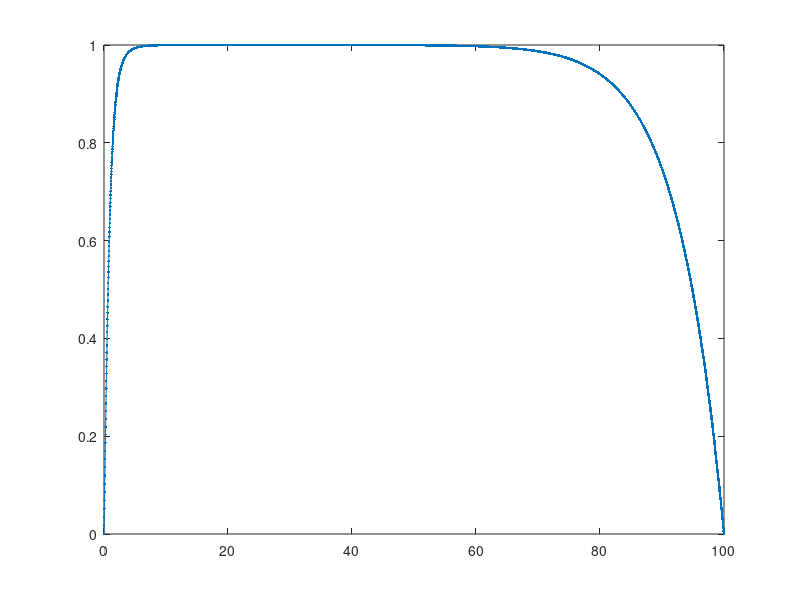

MATLAB code for this plot:
function F=driver

% clear the console screen
clc; close all;clf
% load the data structure with info pertaining to the physical problem
dat.diff=@diffu;
dat.siga=@siga;
dat.esrc=@esrc;
dat.width=100;
bc.left.type=2; %0=neumann, 1=robin, 2=dirichlet
bc.left.C=0; % (that data is C in: -Ddu/dn=C // u/4+D/2du/dn=C // u=C)
bc.rite.type=2;
bc.rite.C=0;
dat.bc=bc; clear bc;

% load the numerical parameters, npar, structure pertaining to numerics
% number of elements
npar.nel = 5000;
% domain
npar.x = linspace(0,dat.width,npar.nel+1);
% polynomial degree
npar.porder=1;
% nbr of dofs per variable
npar.ndofs = npar.porder*npar.nel+1;
% connectivity
gn=zeros(npar.nel,npar.porder+1);
gn(1,:)=linspace(1,npar.porder+1,npar.porder+1);
for iel=2:npar.nel
    gn(iel,:)=[gn(iel-1,end) , gn(iel-1,2:end)+npar.porder ];
end
npar.gn=gn; clear gn;

% solve system
F = solve_fem3(dat,npar);
% plot
figure(1)
plot(npar.x,F,'.-'); hold all
% % verification is always good
% verif_diff_eq(dat)

return
end

%%%%%%%%%%%%%%%%%%%%%%%%%%%%%%%%%%%%%

function u=solve_fem3(dat,npar)

% initial guess
% (not needed if a direct method is used to solve the linear system)
u=ones(npar.ndofs,1);

% assemble the matrix and the rhs
[A,b]=assemble_system(npar,dat);

% solve
u=A\b;

return
end
%%%%%%%%%%%%%%%%%%%%%%%%%%%%%%%%%%%%%

function [A,rhs]=assemble_system(npar,dat)
% assemble the matrix, the rhs, apply BC

% shortcuts
porder= npar.porder;
gn    = npar.gn;
nel   = npar.nel;
% ideally, we would analyze the connectivity to determine nnz
nnz=(porder+1)*nel; %this is an upperbound, not exact
% n: linear system size
n=nel*porder+1;
% allocate memory
A=spalloc(n,n,nnz);
rhs=zeros(n,1);

% compute local matrices
% load Gauss Legendre quadrature (GLQ is exact on polynomials of degree up to 2n-1,
% while using only integrand evaluations (n-point quadrature).
% estimate the max poly order (it comes from the mass matrix  when coef. are
% piecewise constant and the material mesh matches the computational mesh
poly_max=2*porder;
[xq,wq] = GLNodeWt(porder+1);
% initialize local matrices/vectors
m=zeros(porder+1,porder+1);
k=m;
f=zeros(porder+1,1);
% store shapeset
[b,dbdx] =feshpln(xq,porder);

% definition of the weak form:
% int_domain (grad u D grad b) - int_bd_domain (b D grad u n) ...
%      + int_domain( XSa u b) = int_domain (b rhs)

% loop over elements
for iel=1:npar.nel
    % element extremities
    x0=npar.x(iel);
    x1=npar.x(iel+1);
    % jacobian of the transformation to the ref. element
    Jac=(x1-x0)/2;
    % get x values in the interval
    x=(x1+x0)/2+xq*(x1-x0)/2;
    d=dat.diff(x);
    s=dat.siga(x);
    q=dat.esrc(x);
    % compute local matrices + load vector
    for i=1:porder+1
        for j=1:porder+1
            m(i,j)= dot(s.*wq.*b(:,i)    , b(:,j));
            k(i,j)= dot(d.*wq.*dbdx(:,i) , dbdx(:,j));
        end
        f(i)= dot(q.*wq, b(:,i));
    end
    % assemble
    A(gn(iel,:),gn(iel,:)) = A(gn(iel,:),gn(iel,:)) + ...
       m*Jac + k/Jac;
    rhs(gn(iel,:)) = rhs(gn(iel,:)) + f*Jac;
end

% apply natural BC
Dirichlet_nodes=[];
Dirichlet_val=[];
switch dat.bc.left.type
    case 0 % Neumann, int_bd_domain (b D grad u n) is on the RHS
        rhs(1)=rhs(1)+dat.bc.left.C;
    case 1 % Robin
        A(1,1)=A(1,1)+1/2;
        rhs(1)=rhs(1)+2*dat.bc.left.C;
    case 2 % Dirichlet
        Dirichlet_nodes=[Dirichlet_nodes 1];
        Dirichlet_val=[Dirichlet_val dat.bc.left.C];
end
switch dat.bc.rite.type
    case 0 % Neumann, int_bd_domain (b D grad u n) is on the RHS
        rhs(n)=rhs(n)+dat.bc.rite.C;
    case 1 % Robin
        A(n,n)=A(n,n)+1/2;
        rhs(n)=rhs(n)+2*dat.bc.rite.C;
    case 2 % Dirichlet
        Dirichlet_nodes=[Dirichlet_nodes n];
        Dirichlet_val=[Dirichlet_val dat.bc.rite.C];
end
% apply Dirichlet BC
for i=1:length(Dirichlet_nodes);% loop on the number of constraints
    id=Dirichlet_nodes(i);      % extract the dof of a constraint
    bcval=Dirichlet_val(i);
    rhs=rhs-bcval*A(:,id);  % modify the rhs using constrained value
    A(id,:)=0; % set all the id-th row to zero
    A(:,id)=0; % set all the id-th column to zero (symmetrize A)
    A(id,id)=1;            % set the id-th diagonal to unity
    rhs(id)=bcval;         % put the constrained value in the rhs
end

return
end
%%%%%%%%%%%%%%%%%%%%%%%%%%%%%%%%%%%%%

function [shapefun,dhdx]=feshpln (xv,p)
% computes the finite element basis functions and their first derivatives
% for any order p
% here, we use Lagrangian FE functions

xd=linspace(-1,1,p+1);

shapefun=zeros(length(xv),p+1);
dhdx    =zeros(length(xv),p+1);

% shape function
for i=1:p+1
    num=1.;
    den=1.;
    for j=1:p+1
        if(j~=i)
            num=num.*(xv-xd(j));
            den=den.*(xd(i)-xd(j));
        end
    end
    shapefun(:,i)=num./den;
end

% derivative of the shape function
for i=1:p+1
    sum=0.;
    den=1.;
    for j=1:p+1
        if(j~=i)
            num=1;
            for k=1:p+1
                if((k~=i)&&(k~=j))
                    num=num.*(xv-xd(k));
                end
            end
            sum=sum+num;
            den=den.*(xd(i)-xd(j));
        end
    end
    dhdx(:,i)=sum./den;
end

return
end
%%%%%%%%%%%%%%%%%%%%%%%%%%%%%%%%%%%%%%

function [x,w] = GLNodeWt(n)
% GLNodeWt  Nodes and weights for Gauss-Legendre quadrature of arbitrary order
%           obtained by solving an eigenvalue problem
%
% Synopsis:  [x,w] = GLNodeWt(n)
%
% Input:     n = order of quadrature rule
%
% Output:    x = vector of nodes
%            w = vector of weights

%  Algorithm based on ideas from Golub and Welsch, and Gautschi.  For a
%  condensed presentation see H.R. Schwarz, "Numerical Analysis: A
%  Comprehensive Introduction," 1989, Wiley.  Original MATLAB
%  implementation by H.W. Wilson and L.H. Turcotte, "Advanced Mathematics
%  and Mechanics Applications Using MATLAB," 2nd ed., 1998, CRC Press

beta   = (1:n-1)./sqrt(4*(1:n-1).^2 - 1);
J      = diag(beta,-1) + diag(beta,1);    % eig(J) needs J in full storage
[V,D]  = eig(J);
[x,ix] = sort(diag(D));  %  nodes are eigenvalues, which are on diagonal of D
w      = 2*V(1,ix)'.^2;  %  V(1,ix)' is column vector of first row of sorted V

return
end
%%%%%%%%%%%%%%%%%%%%%%%%%%%%%%%%%%%%%

% function verif_diff_eq(dat)
% 
% sa=dat.siga; cd=dat.diff; src=dat.esrc; L=dat.width;
% 
% k=1/sqrt(cd/sa);
% % particular solution
% part=src/sa;
% % general form of the solution:
% %  phi =A sh(kx) + B ch(kx) + src/abso
% %  dphi/dx= k (A ch(kx) + B sh(kx) )
% switch dat.bc.left.type
%     case 0 % Neumann
%         mat(1,1:2) =k*[ cosh(0), sinh(0)];
%         b(1) = -dat.bc.left.C / cd;
%     case 1 % Robin
%         mat(1,1:2) =[ sinh(0), cosh(0)]/4 -cd/2*k*[ cosh(0), sinh(0)];
%         b(1) = dat.bc.left.C -part/4;
%     case 2 % Dirichlet
%         mat(1,1:2) =[ sinh(0), cosh(0)];
%         b(1) = dat.bc.left.C -part;
% end
% switch dat.bc.rite.type
%     case 0 % Neumann
%         mat(2,1:2) =k*[ cosh(k*L), sinh(k*L)];
%         b(2) = dat.bc.rite.C / cd;
%     case 1 % Robin
%         mat(2,1:2) =[ sinh(k*L), cosh(k*L)]/4 +cd/2*k*[ cosh(k*L), sinh(k*L)];
%         b(2) = dat.bc.rite.C -part/4;
%     case 2 % Dirichlet
%         mat(2,1:2) =[ sinh(k*L), cosh(k*L)];
%         b(2) = dat.bc.rite.C -part;
% end
% % get coefficient for the analytical solution
% a=mat\b';
% x=linspace(0,L);
% y=a(1)*sinh(k*x)+a(2)*cosh(k*x)+part;
% plot(x,y,'r-');hold all
% 
% return
% end

%%%%%%%%%%%%%%%%%%%%%%%%%%%%%%%%%%%%%
function y=diffu(x);
y=1+0.5*x.^2;
return
end
%%%%%%%%%%%%%%%%%%%%%%%%%%%%%%%%%%%%%
function y=siga(x);
y=x;
return
end
%%%%%%%%%%%%%%%%%%%%%%%%%%%%%%%%%%%%%
function y=esrc(x);
y=x;
return
end
%%%%%%%%%%%%%%%%%%%%%%%%%%%%%%%%%%%%%
